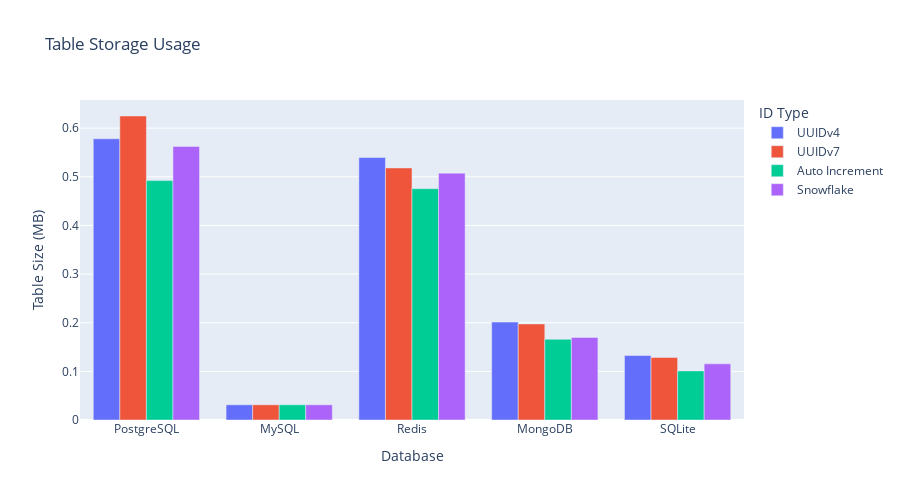

Source (notebook cell):
### Markdown cell above
**考察:**  
PostgreSQLとMySQLではUUIDv4のインデックスサイズが最も大きく、ページ分割とランダム性がストレージ効率に影響を与える。UUIDv7とSnowflakeはサイズが抑えられ、索引のキャッシュ効率が改善している。RedisとSQLiteはメモリ／ファイル構造の都合で差分が小さい。

### Code cell
fig_table_size = px.bar(
    table_comparison_df,
    x="database",
    y="table_size_mb",
    color="id_type",
    barmode="group",
    title="Table Storage Usage",
    labels={"database": "Database", "table_size_mb": "Table Size (MB)", "id_type": "ID Type"},
    height=500,
)
fig_table_size.show()

### Figure 1 — Plotly figure (JSON) as saved in the notebook; plotly's stock layout.template omitted (floating-point values rounded to 4 significant figures)
{"data": [{"alignmentgroup": "True", "hovertemplate": "ID Type=UUIDv4<br>Database=%{x}<br>Table Size (MB)=%{y}<extra></extra>", "legendgroup": "UUIDv4", "marker": {"color": "#636efa", "pattern": {"shape": ""}}, "name": "UUIDv4", "offsetgroup": "UUIDv4", "orientation": "v", "showlegend": true, "textposition": "auto", "type": "bar", "x": ["PostgreSQL", "MySQL", "Redis", "MongoDB", "SQLite"], "xaxis": "x", "y": [0.5781, 0.03125, 0.5396, 0.2012, 0.1326], "yaxis": "y"}, {"alignmentgroup": "True", "hovertemplate": "ID Type=UUIDv7<br>Database=%{x}<br>Table Size (MB)=%{y}<extra></extra>", "legendgroup": "UUIDv7", "marker": {"color": "#EF553B", "pattern": {"shape": ""}}, "name": "UUIDv7", "offsetgroup": "UUIDv7", "orientation": "v", "showlegend": true, "textposition": "auto", "type": "bar", "x": ["PostgreSQL", "MySQL", "Redis", "MongoDB", "SQLite"], "xaxis": "x", "y": [0.625, 0.03125, 0.5182, 0.1974, 0.1287], "yaxis": "y"}, {"alignmentgroup": "True", "hovertemplate": "ID Type=Auto Increment<br>Database=%{x}<br>Table Size (MB)=%{y}<extra></extra>", "legendgroup": "Auto Increment", "marker": {"color": "#00cc96", "pattern": {"shape": ""}}, "name": "Auto Increment", "offsetgroup": "Auto Increment", "orientation": "v", "showlegend": true, "textposition": "auto", "type": "bar", "x": ["PostgreSQL", "MySQL", "Redis", "MongoDB", "SQLite"], "xaxis": "x", "y": [0.4922, 0.03125, 0.4756, 0.1659, 0.101], "yaxis": "y"}, {"alignmentgroup": "True", "hovertemplate": "ID Type=Snowflake<br>Database=%{x}<br>Table Size (MB)=%{y}<extra></extra>", "legendgroup": "Snowflake", "marker": {"color": "#ab63fa", "pattern": {"shape": ""}}, "name": "Snowflake", "offsetgroup": "Snowflake", "orientation": "v", "showlegend": true, "textposition": "auto", "type": "bar", "x": ["PostgreSQL", "MySQL", "Redis", "MongoDB", "SQLite"], "xaxis": "x", "y": [0.5625, 0.03125, 0.5076, 0.1698, 0.1154], "yaxis": "y"}], "layout": {"barmode": "group", "height": 500, "legend": {"title": {"text": "ID Type"}, "tracegroupgap": 0}, "title": {"text": "Table Storage Usage"}, "xaxis": {"anchor": "y", "domain": [0, 1], "title": {"text": "Database"}}, "yaxis": {"anchor": "x", "domain": [0, 1], "title": {"text": "Table Size (MB)"}}}}
